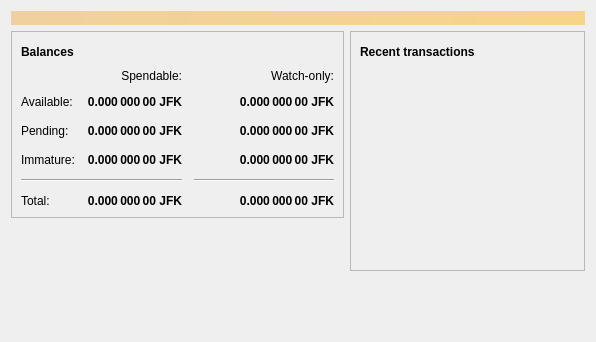
<?xml version="1.0" encoding="UTF-8"?>
<ui version="4.0">
 <class>OverviewPage</class>
 <widget class="QWidget" name="OverviewPage">
  <property name="geometry">
   <rect>
    <x>0</x>
    <y>0</y>
    <width>596</width>
    <height>342</height>
   </rect>
  </property>
  <property name="windowTitle">
   <string>Form</string>
  </property>
  <layout class="QVBoxLayout" name="topLayout">
   <item>
    <widget class="QLabel" name="labelAlerts">
     <property name="visible">
      <bool>false</bool>
     </property>
     <property name="styleSheet">
      <string notr="true">QLabel { background-color: qlineargradient(x1: 0, y1: 0, x2: 1, y2: 0, stop:0 #F0D0A0, stop:1 #F8D488); color:#000000; }</string>
     </property>
     <property name="wordWrap">
      <bool>true</bool>
     </property>
     <property name="margin">
      <number>3</number>
     </property>
     <property name="textInteractionFlags">
      <set>Qt::TextSelectableByMouse</set>
     </property>
    </widget>
   </item>
   <item>
    <layout class="QHBoxLayout" name="horizontalLayout" stretch="1,1">
     <item>
      <layout class="QVBoxLayout" name="verticalLayout_2">
       <item>
        <widget class="QFrame" name="frame">
         <property name="frameShape">
          <enum>QFrame::StyledPanel</enum>
         </property>
         <property name="frameShadow">
          <enum>QFrame::Raised</enum>
         </property>
         <layout class="QVBoxLayout" name="verticalLayout_4">
          <item>
           <layout class="QHBoxLayout" name="horizontalLayout_4">
            <item>
             <widget class="QLabel" name="label_5">
              <property name="font">
               <font>
                <weight>75</weight>
                <bold>true</bold>
               </font>
              </property>
              <property name="text">
               <string>Balances</string>
              </property>
             </widget>
            </item>
            <item>
             <widget class="QPushButton" name="labelWalletStatus">
              <property name="enabled">
               <bool>true</bool>
              </property>
              <property name="maximumSize">
               <size>
                <width>30</width>
                <height>16777215</height>
               </size>
              </property>
              <property name="toolTip">
               <string>The displayed information may be out of date. Your wallet automatically synchronizes with the JFKBitcoin1776 network after a connection is established, but this process has not completed yet.</string>
              </property>
              <property name="text">
               <string/>
              </property>
              <property name="icon">
               <iconset resource="../jfkbitcoin1776.qrc">
                <normaloff>:/icons/warning</normaloff>
                <disabledoff>:/icons/warning</disabledoff>:/icons/warning</iconset>
              </property>
              <property name="iconSize">
               <size>
                <width>24</width>
                <height>24</height>
               </size>
              </property>
              <property name="flat">
               <bool>true</bool>
              </property>
             </widget>
            </item>
            <item>
             <spacer name="horizontalSpacer_3">
              <property name="orientation">
               <enum>Qt::Horizontal</enum>
              </property>
              <property name="sizeHint" stdset="0">
               <size>
                <width>40</width>
                <height>20</height>
               </size>
              </property>
             </spacer>
            </item>
           </layout>
          </item>
          <item>
           <layout class="QGridLayout" name="gridLayout">
            <property name="spacing">
             <number>12</number>
            </property>
            <item row="2" column="2">
             <widget class="QLabel" name="labelWatchPending">
              <property name="font">
               <font>
                <weight>75</weight>
                <bold>true</bold>
               </font>
              </property>
              <property name="cursor">
               <cursorShape>IBeamCursor</cursorShape>
              </property>
              <property name="toolTip">
               <string>Unconfirmed transactions to watch-only addresses</string>
              </property>
              <property name="text">
               <string notr="true">0.000 000 00 JFK</string>
              </property>
              <property name="alignment">
               <set>Qt::AlignRight|Qt::AlignTrailing|Qt::AlignVCenter</set>
              </property>
              <property name="textInteractionFlags">
               <set>Qt::LinksAccessibleByMouse|Qt::TextSelectableByKeyboard|Qt::TextSelectableByMouse</set>
              </property>
             </widget>
            </item>
            <item row="2" column="1">
             <widget class="QLabel" name="labelUnconfirmed">
              <property name="font">
               <font>
                <weight>75</weight>
                <bold>true</bold>
               </font>
              </property>
              <property name="cursor">
               <cursorShape>IBeamCursor</cursorShape>
              </property>
              <property name="toolTip">
               <string>Total of transactions that have yet to be confirmed, and do not yet count toward the spendable balance</string>
              </property>
              <property name="text">
               <string notr="true">0.000 000 00 JFK</string>
              </property>
              <property name="alignment">
               <set>Qt::AlignRight|Qt::AlignTrailing|Qt::AlignVCenter</set>
              </property>
              <property name="textInteractionFlags">
               <set>Qt::LinksAccessibleByMouse|Qt::TextSelectableByKeyboard|Qt::TextSelectableByMouse</set>
              </property>
             </widget>
            </item>
            <item row="3" column="2">
             <widget class="QLabel" name="labelWatchImmature">
              <property name="font">
               <font>
                <weight>75</weight>
                <bold>true</bold>
               </font>
              </property>
              <property name="cursor">
               <cursorShape>IBeamCursor</cursorShape>
              </property>
              <property name="toolTip">
               <string>Mined balance in watch-only addresses that has not yet matured</string>
              </property>
              <property name="text">
               <string notr="true">0.000 000 00 JFK</string>
              </property>
              <property name="alignment">
               <set>Qt::AlignRight|Qt::AlignTrailing|Qt::AlignVCenter</set>
              </property>
              <property name="textInteractionFlags">
               <set>Qt::LinksAccessibleByMouse|Qt::TextSelectableByKeyboard|Qt::TextSelectableByMouse</set>
              </property>
             </widget>
            </item>
            <item row="4" column="0" colspan="2">
             <widget class="Line" name="line">
              <property name="orientation">
               <enum>Qt::Horizontal</enum>
              </property>
             </widget>
            </item>
            <item row="4" column="2">
             <widget class="Line" name="lineWatchBalance">
              <property name="sizePolicy">
               <sizepolicy hsizetype="Preferred" vsizetype="Fixed">
                <horstretch>0</horstretch>
                <verstretch>0</verstretch>
               </sizepolicy>
              </property>
              <property name="minimumSize">
               <size>
                <width>140</width>
                <height>0</height>
               </size>
              </property>
              <property name="orientation">
               <enum>Qt::Horizontal</enum>
              </property>
             </widget>
            </item>
            <item row="5" column="0">
             <widget class="QLabel" name="labelTotalText">
              <property name="text">
               <string>Total:</string>
              </property>
             </widget>
            </item>
            <item row="3" column="1">
             <widget class="QLabel" name="labelImmature">
              <property name="font">
               <font>
                <weight>75</weight>
                <bold>true</bold>
               </font>
              </property>
              <property name="cursor">
               <cursorShape>IBeamCursor</cursorShape>
              </property>
              <property name="toolTip">
               <string>Mined balance that has not yet matured</string>
              </property>
              <property name="text">
               <string notr="true">0.000 000 00 JFK</string>
              </property>
              <property name="alignment">
               <set>Qt::AlignRight|Qt::AlignTrailing|Qt::AlignVCenter</set>
              </property>
              <property name="textInteractionFlags">
               <set>Qt::LinksAccessibleByMouse|Qt::TextSelectableByKeyboard|Qt::TextSelectableByMouse</set>
              </property>
             </widget>
            </item>
            <item row="2" column="3">
             <spacer name="horizontalSpacer_2">
              <property name="orientation">
               <enum>Qt::Horizontal</enum>
              </property>
              <property name="sizeHint" stdset="0">
               <size>
                <width>40</width>
                <height>20</height>
               </size>
              </property>
             </spacer>
            </item>
            <item row="3" column="0">
             <widget class="QLabel" name="labelImmatureText">
              <property name="text">
               <string>Immature:</string>
              </property>
             </widget>
            </item>
            <item row="5" column="1">
             <widget class="QLabel" name="labelTotal">
              <property name="font">
               <font>
                <weight>75</weight>
                <bold>true</bold>
               </font>
              </property>
              <property name="cursor">
               <cursorShape>IBeamCursor</cursorShape>
              </property>
              <property name="toolTip">
               <string>Your current total balance</string>
              </property>
              <property name="text">
               <string notr="true">0.000 000 00 JFK</string>
              </property>
              <property name="alignment">
               <set>Qt::AlignRight|Qt::AlignTrailing|Qt::AlignVCenter</set>
              </property>
              <property name="textInteractionFlags">
               <set>Qt::LinksAccessibleByMouse|Qt::TextSelectableByKeyboard|Qt::TextSelectableByMouse</set>
              </property>
             </widget>
            </item>
            <item row="5" column="2">
             <widget class="QLabel" name="labelWatchTotal">
              <property name="font">
               <font>
                <weight>75</weight>
                <bold>true</bold>
               </font>
              </property>
              <property name="cursor">
               <cursorShape>IBeamCursor</cursorShape>
              </property>
              <property name="toolTip">
               <string>Current total balance in watch-only addresses</string>
              </property>
              <property name="text">
               <string notr="true">0.000 000 00 JFK</string>
              </property>
              <property name="alignment">
               <set>Qt::AlignRight|Qt::AlignTrailing|Qt::AlignVCenter</set>
              </property>
              <property name="textInteractionFlags">
               <set>Qt::LinksAccessibleByMouse|Qt::TextSelectableByKeyboard|Qt::TextSelectableByMouse</set>
              </property>
             </widget>
            </item>
            <item row="0" column="2">
             <widget class="QLabel" name="labelWatchonly">
              <property name="text">
               <string>Watch-only:</string>
              </property>
              <property name="alignment">
               <set>Qt::AlignRight|Qt::AlignTrailing|Qt::AlignVCenter</set>
              </property>
             </widget>
            </item>
            <item row="1" column="0">
             <widget class="QLabel" name="labelBalanceText">
              <property name="text">
               <string>Available:</string>
              </property>
             </widget>
            </item>
            <item row="1" column="1">
             <widget class="QLabel" name="labelBalance">
              <property name="font">
               <font>
                <weight>75</weight>
                <bold>true</bold>
               </font>
              </property>
              <property name="cursor">
               <cursorShape>IBeamCursor</cursorShape>
              </property>
              <property name="toolTip">
               <string>Your current spendable balance</string>
              </property>
              <property name="text">
               <string notr="true">0.000 000 00 JFK</string>
              </property>
              <property name="alignment">
               <set>Qt::AlignRight|Qt::AlignTrailing|Qt::AlignVCenter</set>
              </property>
              <property name="textInteractionFlags">
               <set>Qt::LinksAccessibleByMouse|Qt::TextSelectableByKeyboard|Qt::TextSelectableByMouse</set>
              </property>
             </widget>
            </item>
            <item row="1" column="2">
             <widget class="QLabel" name="labelWatchAvailable">
              <property name="font">
               <font>
                <weight>75</weight>
                <bold>true</bold>
               </font>
              </property>
              <property name="cursor">
               <cursorShape>IBeamCursor</cursorShape>
              </property>
              <property name="toolTip">
               <string>Your current balance in watch-only addresses</string>
              </property>
              <property name="text">
               <string notr="true">0.000 000 00 JFK</string>
              </property>
              <property name="alignment">
               <set>Qt::AlignRight|Qt::AlignTrailing|Qt::AlignVCenter</set>
              </property>
              <property name="textInteractionFlags">
               <set>Qt::LinksAccessibleByMouse|Qt::TextSelectableByKeyboard|Qt::TextSelectableByMouse</set>
              </property>
             </widget>
            </item>
            <item row="2" column="0">
             <widget class="QLabel" name="labelPendingText">
              <property name="text">
               <string>Pending:</string>
              </property>
             </widget>
            </item>
            <item row="0" column="1">
             <widget class="QLabel" name="labelSpendable">
              <property name="text">
               <string>Spendable:</string>
              </property>
              <property name="alignment">
               <set>Qt::AlignRight|Qt::AlignTrailing|Qt::AlignVCenter</set>
              </property>
             </widget>
            </item>
           </layout>
          </item>
         </layout>
        </widget>
       </item>
       <item>
        <spacer name="verticalSpacer">
         <property name="orientation">
          <enum>Qt::Vertical</enum>
         </property>
         <property name="sizeHint" stdset="0">
          <size>
           <width>20</width>
           <height>40</height>
          </size>
         </property>
        </spacer>
       </item>
      </layout>
     </item>
     <item>
      <layout class="QVBoxLayout" name="verticalLayout_3">
       <item>
        <widget class="QFrame" name="frame_2">
         <property name="frameShape">
          <enum>QFrame::StyledPanel</enum>
         </property>
         <property name="frameShadow">
          <enum>QFrame::Raised</enum>
         </property>
         <layout class="QVBoxLayout" name="verticalLayout">
          <item>
           <layout class="QHBoxLayout" name="horizontalLayout_2">
            <item>
             <widget class="QLabel" name="label_4">
              <property name="font">
               <font>
                <weight>75</weight>
                <bold>true</bold>
               </font>
              </property>
              <property name="text">
               <string>Recent transactions</string>
              </property>
             </widget>
            </item>
            <item>
             <widget class="QPushButton" name="labelTransactionsStatus">
              <property name="enabled">
               <bool>true</bool>
              </property>
              <property name="maximumSize">
               <size>
                <width>30</width>
                <height>16777215</height>
               </size>
              </property>
              <property name="toolTip">
               <string>The displayed information may be out of date. Your wallet automatically synchronizes with the JFKBitcoin1776 network after a connection is established, but this process has not completed yet.</string>
              </property>
              <property name="text">
               <string/>
              </property>
              <property name="icon">
               <iconset resource="../jfkbitcoin1776.qrc">
                <normaloff>:/icons/warning</normaloff>
                <disabledoff>:/icons/warning</disabledoff>:/icons/warning</iconset>
              </property>
              <property name="iconSize">
               <size>
                <width>24</width>
                <height>24</height>
               </size>
              </property>
              <property name="flat">
               <bool>true</bool>
              </property>
             </widget>
            </item>
            <item>
             <spacer name="horizontalSpacer">
              <property name="orientation">
               <enum>Qt::Horizontal</enum>
              </property>
              <property name="sizeHint" stdset="0">
               <size>
                <width>40</width>
                <height>20</height>
               </size>
              </property>
             </spacer>
            </item>
           </layout>
          </item>
          <item>
           <widget class="QListView" name="listTransactions">
            <property name="styleSheet">
             <string notr="true">QListView { background: transparent; }</string>
            </property>
            <property name="frameShape">
             <enum>QFrame::NoFrame</enum>
            </property>
            <property name="verticalScrollBarPolicy">
             <enum>Qt::ScrollBarAlwaysOff</enum>
            </property>
            <property name="horizontalScrollBarPolicy">
             <enum>Qt::ScrollBarAlwaysOff</enum>
            </property>
            <property name="selectionMode">
             <enum>QAbstractItemView::NoSelection</enum>
            </property>
           </widget>
          </item>
         </layout>
        </widget>
       </item>
       <item>
        <spacer name="verticalSpacer_2">
         <property name="orientation">
          <enum>Qt::Vertical</enum>
         </property>
         <property name="sizeHint" stdset="0">
          <size>
           <width>20</width>
           <height>40</height>
          </size>
         </property>
        </spacer>
       </item>
      </layout>
     </item>
    </layout>
   </item>
  </layout>
 </widget>
 <resources/>
 <connections/>
</ui>
